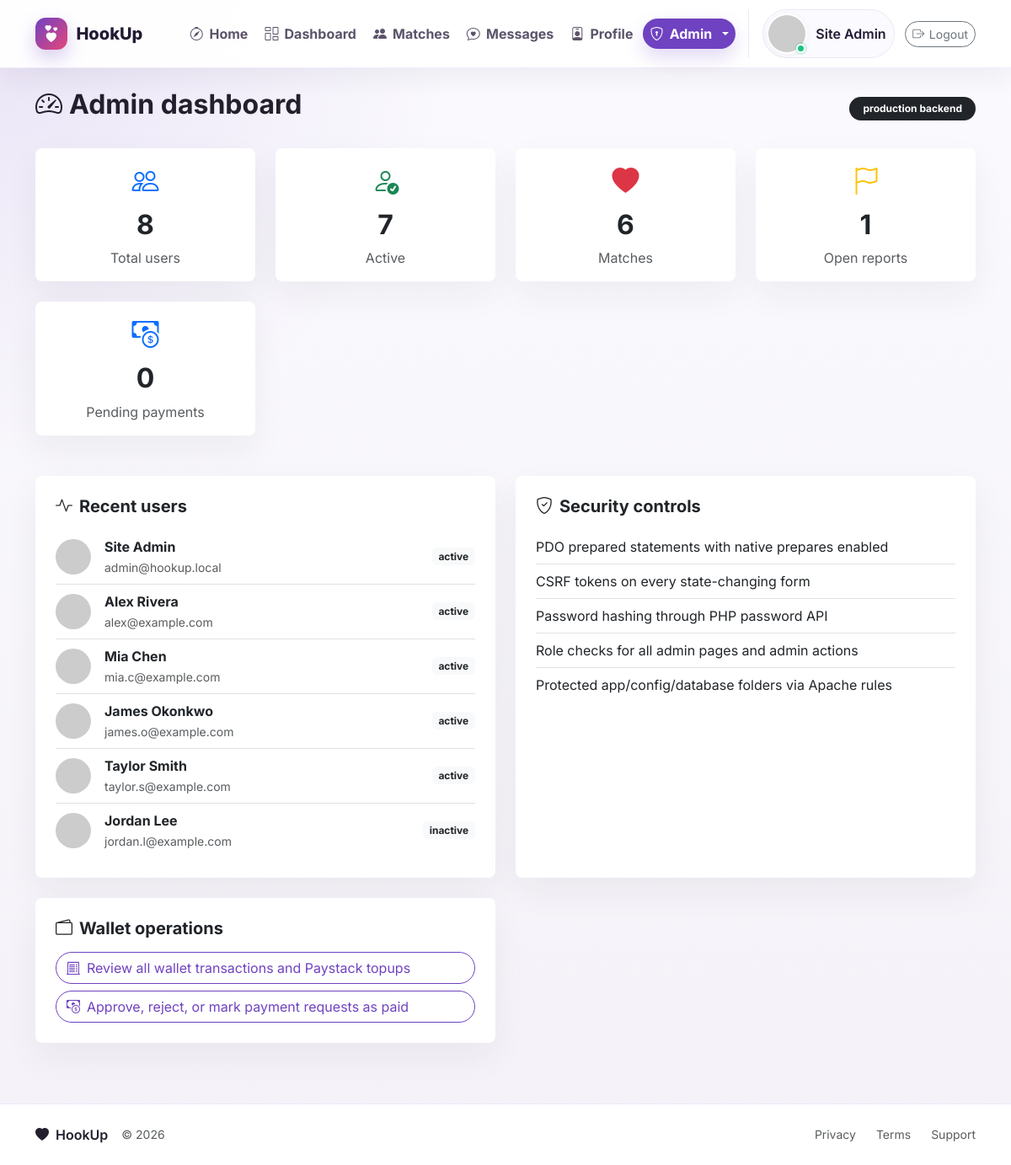
/admin/index.php (signed in), run on the app's committed database.
### tables this page shows
CREATE TABLE IF NOT EXISTS profiles (
  user_id BIGINT UNSIGNED PRIMARY KEY,
  display_name VARCHAR(120) NOT NULL,
  username VARCHAR(40) NOT NULL UNIQUE,
  age TINYINT UNSIGNED NOT NULL,
  city VARCHAR(120) NOT NULL,
  gender ENUM('female', 'male', 'non_binary') NOT NULL DEFAULT 'female',
  looking_for ENUM('female', 'male', 'everyone') NOT NULL DEFAULT 'everyone',
  profile_visibility ENUM('public', 'matches', 'private') NOT NULL DEFAULT 'public',
  bio TEXT NOT NULL,
  avatar_url VARCHAR(500) NULL,
  is_featured TINYINT(1) NOT NULL DEFAULT 0,
  created_at DATETIME NOT NULL DEFAULT CURRENT_TIMESTAMP,
  updated_at DATETIME NOT NULL DEFAULT CURRENT_TIMESTAMP ON UPDATE CURRENT_TIMESTAMP,
  CONSTRAINT fk_profiles_user FOREIGN KEY (user_id) REFERENCES users(id) ON DELETE CASCADE,
  INDEX idx_profiles_city (city),
  INDEX idx_profiles_gender (gender),
  INDEX idx_profiles_featured (is_featured)
);

CREATE TABLE IF NOT EXISTS users (
  id BIGINT UNSIGNED AUTO_INCREMENT PRIMARY KEY,
  email VARCHAR(190) NOT NULL UNIQUE,
  password_hash VARCHAR(255) NOT NULL,
  role ENUM('admin', 'member') NOT NULL DEFAULT 'member',
  status ENUM('active', 'inactive', 'suspended') NOT NULL DEFAULT 'active',
  email_verified_at DATETIME NULL,
  last_login_at DATETIME NULL,
  last_seen_at DATETIME NULL,
  created_at DATETIME NOT NULL DEFAULT CURRENT_TIMESTAMP,
  updated_at DATETIME NOT NULL DEFAULT CURRENT_TIMESTAMP ON UPDATE CURRENT_TIMESTAMP,
  deleted_at DATETIME NULL,
  INDEX idx_users_status (status),
  INDEX idx_users_role (role),
  INDEX idx_users_last_seen (last_seen_at),
  INDEX idx_users_deleted_at (deleted_at)
);

### admin/index.php (the view, shortened to what the rows shown need)
<?php
require dirname(__DIR__) . '/app/bootstrap.php';
$user = require_admin();
$stats = admin_stats();
$recentUsers = admin_users('', '');
$activePage = 'admin-dashboard';
require APP_ROOT . '/app/layout-header.php';
?>
<div class="d-flex justify-content-between align-items-center mb-4">
  <h1 class="h2 fw-bold"><i class="bi bi-speedometer2 me-2"></i>Admin dashboard</h1>
</div>
<div class="row g-4 mb-5">
  <div class="col-md-3">
    <div class="card metric-card p-3 text-center">
      <h2 class="fw-bold mt-2"><?= (int) $stats['users'] ?></h2>
    </div>
  </div>
  <div class="col-md-3">
    <div class="card metric-card p-3 text-center">
      <h2 class="fw-bold mt-2"><?= (int) $stats['active'] ?></h2>
    </div>
  </div>
  <div class="col-md-3">
    <div class="card metric-card p-3 text-center">
      <h2 class="fw-bold mt-2"><?= (int) $stats['matches'] ?></h2>
    </div>
  </div>
  <div class="col-md-3">
    <div class="card metric-card p-3 text-center">
      <h2 class="fw-bold mt-2"><?= (int) $stats['reports'] ?></h2>
    </div>
  </div>
  <div class="col-md-3">
    <div class="card metric-card p-3 text-center">
      <h2 class="fw-bold mt-2"><?= (int) $stats['pending_payments'] ?></h2>
    </div>
  </div>
</div>
<div class="row g-4">
  <div class="col-lg-6">
    <div class="card p-4 h-100">
      <h2 class="h5 fw-bold mb-3"><i class="bi bi-activity me-2"></i>Recent users</h2>
      <div class="list-group list-group-flush">
        <?php foreach (array_slice($recentUsers, 0, 6) as $member): ?>
          <div class="list-group-item px-0 d-flex align-items-center gap-3">
            <?= profile_avatar($member, 'rounded-circle', ['alt' => $member['display_name'] ?: $member['email'], 'size' => 42]) ?>
            <div class="flex-grow-1">
              <strong><?= e($member['display_name'] ?: $member['email']) ?></strong><br>
              <span class="text-muted small"><?= e($member['email']) ?></span>
            </div>
            <span class="badge bg-light text-dark"><?= e($member['status']) ?></span>
          </div>
        <?php endforeach; ?>
      </div>
    </div>
  </div>
  <div class="col-lg-6">
    <div class="card p-4 h-100">
      <h2 class="h5 fw-bold mb-3"><i class="bi bi-shield-check me-2"></i>Security controls</h2>
    </div>
  </div>
  <div class="col-lg-6">
    <div class="card p-4 h-100">
      <h2 class="h5 fw-bold mb-3"><i class="bi bi-wallet2 me-2"></i>Wallet operations</h2>
    </div>
  </div>
</div>
<?php require APP_ROOT . '/app/layout-footer.php'; ?>

### app/layout-header.php (shortened to what the rows shown need)
<?php
$authUser = current_user();
$activePage = $activePage ?? '';
$bodyClass = $bodyClass ?? '';
?>
<!DOCTYPE html>
<html lang="en">
<head>
  <link href="https://cdn.jsdelivr.net/npm/bootstrap@5.3.2/dist/css/bootstrap.min.css" rel="stylesheet">
  <link rel="stylesheet" href="https://cdn.jsdelivr.net/npm/bootstrap-icons@1.11.3/font/bootstrap-icons.min.css">
  <link rel="stylesheet" href="<?= e(public_path('assets/css/app.css?v=20261014a')) ?>">
</head>
<body class="<?= e($bodyClass) ?>">
<nav class="navbar navbar-expand-lg app-navbar sticky-top">
  <div class="container">
    <div class="collapse navbar-collapse" id="mainNav">
      <?php if ($authUser): ?>
        <ul class="navbar-nav app-nav-links me-auto mb-2 mb-lg-0">
          <li class="nav-item"><a class="nav-link <?= $activePage === 'home' ? 'active-page' : '' ?>" href="<?= e(url('index.php')) ?>"><i class="bi bi-compass"></i><span>Home</span></a></li>
          <li class="nav-item"><a class="nav-link <?= $activePage === 'dashboard' ? 'active-page' : '' ?>" href="<?= e(url('dashboard.php')) ?>"><i class="bi bi-columns-gap"></i><span>Dashboard</span></a></li>
          <li class="nav-item"><a class="nav-link <?= $activePage === 'matches' ? 'active-page' : '' ?>" href="<?= e(url('matches.php')) ?>"><i class="bi bi-people-fill"></i><span>Matches</span></a></li>
          <li class="nav-item"><a class="nav-link <?= $activePage === 'messages' ? 'active-page' : '' ?>" href="<?= e(url('messages.php')) ?>"><i class="bi bi-chat-heart"></i><span>Messages</span></a></li>
          <li class="nav-item"><a class="nav-link <?= $activePage === 'profile' ? 'active-page' : '' ?>" href="<?= e(url('profile.php')) ?>"><i class="bi bi-person-badge"></i><span>Profile</span></a></li>
          <?php if (($authUser['role'] ?? '') === 'admin'): ?>
            <li class="nav-item dropdown">
              <a class="nav-link dropdown-toggle <?= strpos($activePage, 'admin') === 0 ? 'active-page' : '' ?>" href="#" role="button" data-bs-toggle="dropdown">
                <i class="bi bi-shield-lock"></i><span>Admin</span>
              </a>
            </li>
          <?php endif; ?>
        </ul>
        <div class="app-user-area">
          <a href="<?= e(url('profile.php')) ?>" class="app-user-chip">
            <?= profile_avatar($authUser, 'profile-avatar', ['alt' => 'My avatar']) ?>
            <span class="fw-semibold d-none d-lg-block"><?= e($authUser['display_name'] ?: $authUser['email']) ?></span>
          </a>
          <form method="post" action="<?= e(url('logout.php')) ?>" class="m-0">
            <button class="btn btn-outline-secondary btn-sm rounded-pill app-logout-btn" title="Logout"><i class="bi bi-box-arrow-right"></i><span>Logout</span></button>
          </form>
        </div>
      <?php endif; ?>
    </div>
  </div>
</nav>
<main class="container py-4">

### app/helpers.php (shortened to what the rows shown need)
<?php
function config_value(string $path, $default = null)
{
    global $config;
    $value = $config;
    foreach (explode('.', $path) as $key) {
        $value = $value[$key];
    }
    return $value;
}
function db(): PDO
{
    return Database::connection();
}
function e(?string $value): string
{
    return htmlspecialchars((string) $value, ENT_QUOTES | ENT_SUBSTITUTE, 'UTF-8');
}
function is_local_request(): bool
{
    $host = strtolower((string) ($_SERVER['HTTP_HOST'] ?? ''));
    $host = preg_replace('/:\d+$/', '', $host) ?: $host;
    return in_array($host, ['localhost', '127.0.0.1', '::1'], true);
}
function request_scheme(): string
{
    $forwardedProto = strtolower((string) ($_SERVER['HTTP_X_FORWARDED_PROTO'] ?? ''));
    $isHttps = (!empty($_SERVER['HTTPS']) && $_SERVER['HTTPS'] !== 'off')
        || (($_SERVER['SERVER_PORT'] ?? null) === '443');
    return $isHttps ? 'https' : 'http';
}
function configured_app_url(): string
{
    return rtrim((string) config_value('app.url', ''), '/');
}
function configured_base_path(): string
{
    $path = (string) (parse_url(configured_app_url(), PHP_URL_PATH) ?: '');
    return '/' . trim($path, '/');
}
function detected_base_path(): string
{
    $scriptName = str_replace('\\', '/', (string) ($_SERVER['SCRIPT_NAME'] ?? ''));
    $rootName = basename((string) (defined('APP_ROOT') ? APP_ROOT : ''));
    if ($rootName !== '') {
        $segments = array_values(array_filter(explode('/', trim($scriptName, '/')), 'strlen'));
        $position = array_search($rootName, $segments, true);
    }
    $dir = trim(str_replace('\\', '/', dirname($scriptName)), '/');
    foreach (['api', 'actions', 'admin'] as $appSubdir) {
        if (substr($dir, -strlen('/' . $appSubdir)) === '/' . $appSubdir) {
            return '/' . substr($dir, 0, -strlen('/' . $appSubdir));
        }
    }
    return '/' . $dir;
}
function app_base_path(): string
{
    $configuredPath = configured_base_path();
    if (is_local_request()) {
        $detectedPath = detected_base_path();
        return $detectedPath !== '' ? $detectedPath : ($configuredPath === '/' ? '' : $configuredPath);
    }
    return $configuredPath === '/' ? '' : $configuredPath;
}
function app_base_url(): string
{
    $configuredUrl = configured_app_url();
    $configuredHost = strtolower((string) (parse_url($configuredUrl, PHP_URL_HOST) ?: ''));
    $requestHost = (string) ($_SERVER['HTTP_HOST'] ?? '');
    if ($requestHost !== '' && (is_local_request() || in_array($configuredHost, ['', 'localhost', '127.0.0.1', '::1'], true))) {
        return request_scheme() . '://' . $requestHost . app_base_path();
    }
    return $configuredUrl;
}
function url(string $path = ''): string
{
    $base = app_base_url();
    $path = ltrim($path, '/');
    $fragment = '';
    $query = '';
    if ($path === 'index.php') {
        $path = '';
    } elseif (substr($path, -10) === '/index.php') {
        $path = substr($path, 0, -10);
    } elseif (substr($path, -4) === '.php') {
        $path = substr($path, 0, -4);
    }
    return $base . '/' . $path . $query . $fragment;
}
function public_path(string $path = ''): string
{
    $path = ltrim($path, '/');
    $basePath = app_base_path();
    return ($basePath === '' ? '' : $basePath) . '/' . $path;
}
function table_count(string $table, string $where = '1=1', array $params = []): int
{
    $stmt = db()->prepare("SELECT COUNT(*) FROM {$table} WHERE {$where}");
    $stmt->execute($params);
    return (int) $stmt->fetchColumn();
}
function db_column_exists(string $table, string $column): bool
{
    static $cache = [];
    $key = $table . '.' . $column;
    if (array_key_exists($key, $cache)) {
        return $cache[$key];
    }
    try {
        $stmt = db()->prepare("SHOW COLUMNS FROM `{$table}` LIKE :column");
        $stmt->execute(['column' => $column]);
        $cache[$key] = (bool) $stmt->fetch();
    } catch (Throwable $e) {
        $cache[$key] = false;
    }
    return $cache[$key];
}
function user_presence_column(): string
{
    return db_column_exists('users', 'last_seen_at') ? 'last_seen_at' : 'last_login_at';
}
function user_presence_select(string $alias = 'u', string $as = 'last_seen_at'): string
{
    $column = user_presence_column();
    return "{$alias}.{$column} AS {$as}";
}
function mark_user_seen(int $userId): void
{
    if ($userId <= 0 || !db_column_exists('users', 'last_seen_at')) {
        return;
    }
    $lastMarked = (int) ($_SESSION['_last_seen_marked_at'] ?? 0);
    db()->prepare('UPDATE users SET last_seen_at = NOW() WHERE id = :id')->execute(['id' => $userId]);
}
function profile_is_verified(array $profile): bool
{
    $status = (string) ($profile['verification_status'] ?? $profile['overall_status'] ?? '');
    return $status === 'verified';
}
function profile_is_online(array $profile): bool
{
    $seenAt = $profile['last_seen_at'] ?? $profile['last_login_at'] ?? null;
    if (!$seenAt) {
        return false;
    }
    $timestamp = strtotime((string) $seenAt);
    return $timestamp !== false && $timestamp >= time() - 300;
}
function avatar_src(array $profile): string
{
    $src = trim((string) ($profile['avatar_url'] ?? ''));
    if ($src !== '') {
        return $src;
    }
    $seed = (string) ($profile['email'] ?? $profile['username'] ?? $profile['display_name'] ?? $profile['user_id'] ?? 'member');
    return 'https://i.pravatar.cc/150?u=' . rawurlencode($seed);
}
function profile_avatar(array $profile, string $imageClass = 'profile-avatar', array $options = []): string
{
    $size = (int) ($options['size'] ?? 0);
    $alt = (string) ($options['alt'] ?? ($profile['display_name'] ?? $profile['email'] ?? 'User avatar'));
    $wrapperClass = trim('profile-avatar-wrap ' . (string) ($options['wrapper_class'] ?? ''));
    $imageClass = trim($imageClass);
    $style = $size > 0 ? ' style="--avatar-size: ' . $size . 'px;"' : '';
    $sizeAttrs = $size > 0 ? ' width="' . $size . '" height="' . $size . '"' : '';
    $html = '<span class="' . e($wrapperClass) . '"' . $style . '>';
    $html .= '<img src="' . e(avatar_src($profile)) . '" class="' . e($imageClass) . '" alt="' . e($alt) . '"' . $sizeAttrs . '>';
    if (profile_is_online($profile)) {
        $html .= '<span class="avatar-online-dot" title="Online"></span>';
    }
    $html .= '</span>';
    return $html;
}

### data on the page
profiles: display_name "Site Admin", user_id.email "admin@hookup.local", user_id.status "active"
profiles: display_name "Alex Rivera", user_id.email "alex@example.com", user_id.status "active"
profiles: display_name "Mia Chen", user_id.email "mia.c@example.com", user_id.status "active"
profiles: display_name "James Okonkwo", user_id.email "james.o@example.com", user_id.status "active"
profiles: display_name "Taylor Smith", user_id.email "taylor.s@example.com", user_id.status "active"
profiles: display_name "Jordan Lee", user_id.email "jordan.l@example.com", user_id.status "inactive"

### other printed values
config_value('app.name', 'HookUp') "HookUp"
$stats['users'] "8"
$stats['active'] "7"
$stats['matches'] "6"
$stats['reports'] "1"
$stats['pending_payments'] "0"
